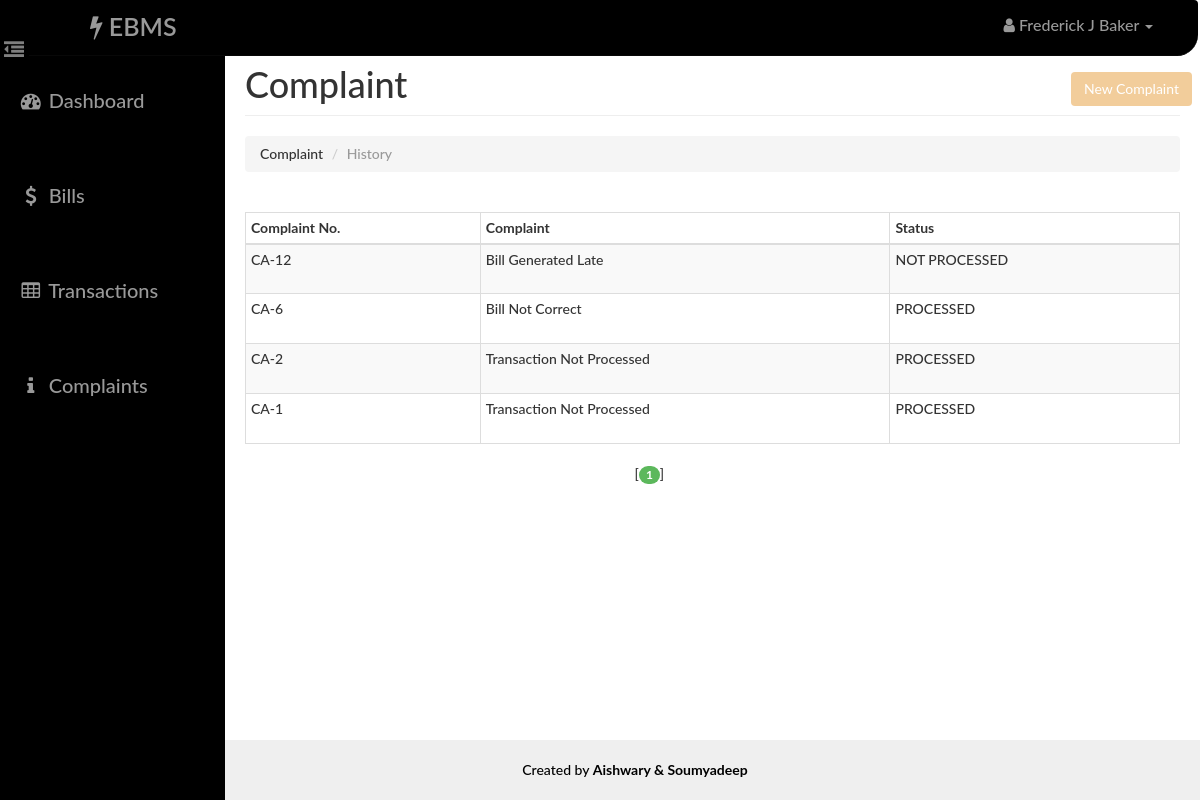
The app's page /user/complaint.php (signed in) with its own data.
### tables this page shows
CREATE TABLE `complaint` (
  `id` int(14) NOT NULL,
  `uid` int(14) NOT NULL,
  `aid` int(14) NOT NULL,
  `complaint` varchar(140) NOT NULL,
  `status` varchar(40) NOT NULL
);

### user/paging1.php (called while the page is built, shortened)
<?php
    $rowsperpage = 5;
    if (isset($_GET['currentpage']) && is_numeric($_GET['currentpage'])) {
       $currentpage = (int) $_GET['currentpage'];
    } else {
       $currentpage = 1;
    }
    $offset = ($currentpage - 1) * $rowsperpage;
 ?>

### Includes/user.php (called while the page is built, shortened)
<?php
    function retrieve_complaints ($id,$offset, $rowsperpage) {
        global $con;
        $query = "SELECT * FROM complaint where uid={$id} ";
        $query .= "ORDER BY id DESC ";
        $query .= "LIMIT {$offset}, {$rowsperpage}";
        $result1 = mysqli_query($con,$query);
        return $result1;
    }
 ?>

### user/complaint.php (the view, shortened to what this page needs)
<?php
    require_once('head_html.php');
    require_once('../Includes/session.php');
    require_once('../Includes/user.php');
?>
<body>
    <div id="wrapper">
        <?php
            require_once("nav.php");
            require_once("sidebar.php");
        ?>
        <div id="page-content-wrapper">
            <div class="container-fluid">
                <div class="row">
                    <div class="col-lg-12">
                        <h1 class="page-header">
                            Complaint
                            <button class="btn btn-primary" data-toggle="modal" style="position:relative;left:70%" data-target="#Complaint">New Complaint</button>
                        </h1>
                        <ol class="breadcrumb">
                          <li>Complaint</li>
                          <li class="active">History</li>
                        </ol>
                        <div class="table-responsive">
                            <table class="table table-hover table-striped table-bordered table-condensed">
                                <thead>
                                    <tr>
                                        <th>Complaint No.</th>
                                        <th>Complaint</th>
                                        <th>Status</th>
                                    </tr>
                                </thead>
                                <tbody>
                                    <?php
                                    include("paging1.php");
                                    $result = retrieve_complaints($_SESSION['uid'],$offset, $rowsperpage);
                                    while($row = mysqli_fetch_assoc($result)){
                                    ?>
                                        <tr>
                                            <td><?php echo 'CA-'.$row['id']  ?></td>
                                            <td height="50"><?php echo $row['complaint'] ?></td>
                                            <td><?php echo $row['status'] ?></td>
                                        </tr>
                                    <?php } ?>
                                </tbody>
                            </table>
                            <?php include("paging2.php");  ?>
                        </div>
                    </div>
                </div>
            </div>
        </div>
    </div>
 <?php
    require_once("footer.php");
?>
</body>
</html>

### assets/css/dash_user.css (style rules this page uses)
body, html { width: 100%; height: 100%; }
body, h1, h2, h3, h4, h5, h6 { font-family: "Lato","Helvetica Neue",Helvetica,Arial,sans-serif; font-weight: 500; }
#wrapper { padding-left: 10px; padding-top: 5px; -webkit-transition: all 0.5s ease; -moz-transition: all 0.5s ease; -o-transition: all 0.5s ease; transition: all 0.5s ease; }
#page-content-wrapper { width: 100%; padding: 15px; min-height:580px; }
@media (min-width:768px) { #wrapper { padding-left: 225px; } }
@media (min-width:768px) { #page-content-wrapper { padding: 20px; } }
.table-responsive { padding-top: 20px; padding-bottom: 20px; }

### records on screen
complaint: id "12", complaint "Bill Generated Late", status "NOT PROCESSED"
complaint: id "6", complaint "Bill Not Correct", status "PROCESSED"
complaint: id "2", complaint "Transaction Not Processed", status "PROCESSED"
complaint: id "1", complaint "Transaction Not Processed", status "PROCESSED"

### other values on screen
$user "Frederick J Baker"
